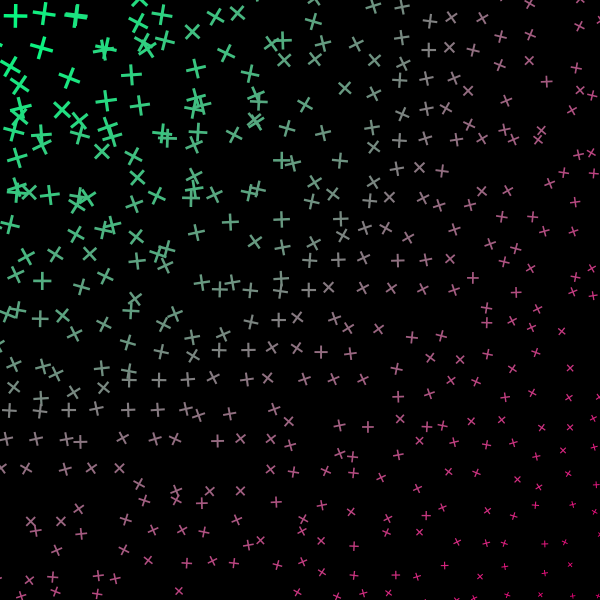
Frame 1 (no input)
Frame 60 (no input): identical to frame 1, image omitted
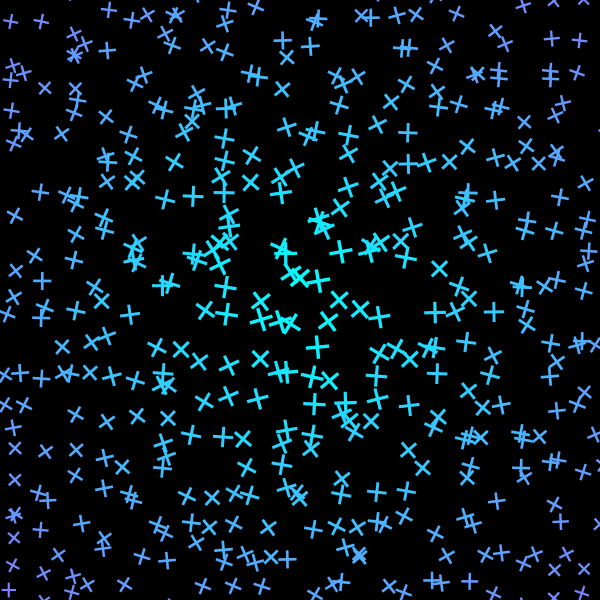
Frame 120 (the mouse pressed at the canvas centre since frame 60)

The p5.js sketch that drew these frames (run headless with seeded random() and noise() and a simulated clock; from frame 60 on, the mouse is pressed at the canvas centre):

// p5.js sketch
// ── sketch.js
function setup() {
  createCanvas(600, 600);
  rectMode(CENTER)
  
  // Max distance is across the diagonal
  diagonal = dist(0,0,width,height)
  
  // Compute coordinates of the centre of the canvas
  centreX = width/2
  centreY = height/2
}

function draw() {
  background(0);
  
  // Use solids
  noStroke()
  fill("white")
  
  // Use lines instead of fills
  //stroke("white")
  //noFill()
  
  // Fix the random seed to stop constant wobble
  randomSeed(10)
  
  // Set spacing of shapes
  spacingX = width / 20
  spacingY = width / 20
  
  // Draw a grid of shapes
  for (x=0; x<=width; x += spacingX) {
    for (y=0; y<=height; y += spacingY) {
      
      // How far is mouse from the shape and the centre?
      mouseToShape = dist(x, y, mouseX, mouseY)
      mouseToCentre = dist(centreX, centreY, mouseX, mouseY)
      
      // Compute size of the shape
      size = map(mouseToShape, 0, diagonal, 50, 10)
      
      // No wobble
      wobble = 0
      
      // Random max wobble
      maxWobble = random(0,20)
  
      // Wobble depends on distance from centre
      //wobble = map(mouseToCentre, 0, diagonal/2, 0, maxWobble)
      
      // Wobble depends on distance from mouse, more wobble the further away from the mouse
      //wobble = map(mouseToShape, 0, diagonal/2, 0, maxWobble)
 
      // Wobble depends on distance from mouse, more wobble the nearer to the mouse 
      wobble = map(mouseToShape, 0, diagonal/2, maxWobble, 0)
    
      // Rotated wobble
      //fill("white")
      //rotateRect(x, y, size, size, wobble)
      
      // Fill colour according to distance to mouse and centre
      redIntensity = map(mouseToShape, 0, diagonal, 0, 255)
      greenIntensity = map(mouseToShape, 0, diagonal, 255, 0)
      blueIntensity = map(mouseToCentre, 0, diagonal, 255, 0)
      fill(redIntensity, greenIntensity, blueIntensity)
      
      // Wobbly text
      rotateText("+", x, y, size, wobble)

    }    
  }  
}

function rotateRect(x, y, w, h, rot) {
  push()
  translate(x, y)
  rotate(rot)
  rect(0, 0, w, h)
  pop()
}

function rotateText(t, x, y, size, rot) {
  push()
  translate(x, y)
  rotate(rot)
  textSize(size)
  text(t, 0, 0)
  pop()
}
